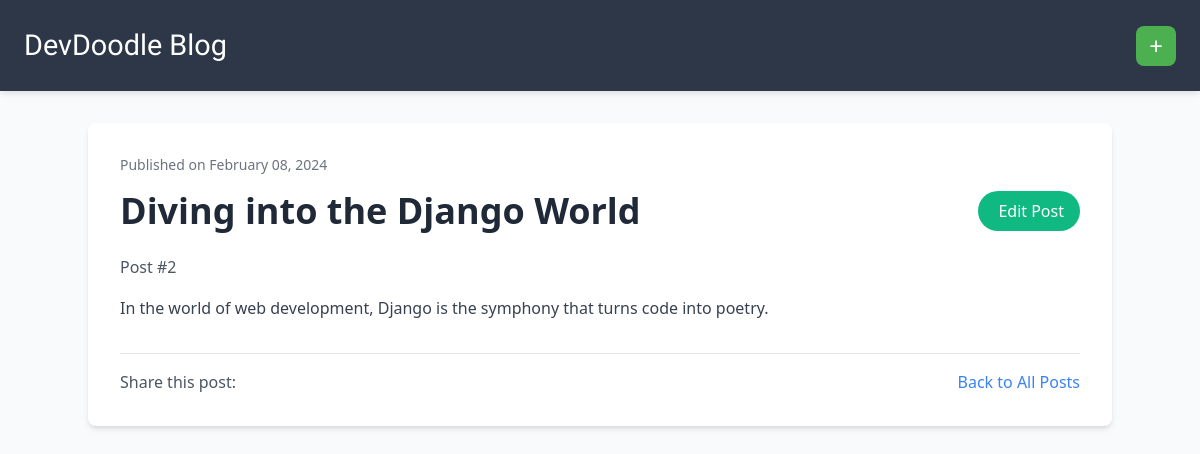
The app's page /post/2/ with its own data.
### blog/models.py (models this page shows, shortened)
class Post(models.Model):
    author = models.ForeignKey(settings.AUTH_USER_MODEL, on_delete=models.CASCADE)
    title = models.CharField(max_length=200)
    text = models.TextField()
    created_date = models.DateTimeField(default=timezone.now)
    published_date = models.DateTimeField(blank=True, null=True)
    author = models.ForeignKey(User, null=True, on_delete=models.SET_NULL)

### blog/views.py (the view)
# urls.py: path('post/<int:pk>/', views.post_detail, name='post_detail'),
def post_detail(request, pk):
    post = get_object_or_404(Post, pk=pk)
    return render(request, 'blog/post_detail.html', {'post': post})

### blog/templates/blog/post_detail.html (shortened to what this page needs)
{% extends 'blog/base.html' %}
{% block content %}
    <div class="post bg-white rounded-lg shadow-md p-8 my-8">
        {% if post.published_date %}
            <div class="publishedDate text-gray-500 text-sm mb-4">
                Published on {{ post.published_date|date:"F d, Y" }}
            </div>
        {% endif %}
        <div class="flex items-center justify-between mb-6">
            <h1 class="title text-4xl font-bold text-gray-800">{{ post.title }}</h1>
            <a href="{% url 'post_edit' pk=post.pk %}" class="edit-button bg-green-500 text-white py-2 px-4 rounded-full hover:bg-green-600 focus:outline-none focus:ring focus:border-green-300">
                 Edit Post
            </a>
        </div>
        <div class="index text-gray-600 mb-4">Post #{{ post.pk }}</div>
        <p class="text text-gray-700 leading-relaxed mb-6">{{ post.text|safe|linebreaksbr }}</p>
        <div class="mt-8 flex items-center justify-between border-t pt-4">
            <div>
                <span class="text-gray-600">Share this post:</span>
            </div>
            <a href="{% url 'post_list' %}" class="text-blue-500 hover:underline">Back to All Posts</a>
        </div>
    </div>
{% endblock %}

### blog/templates/blog/base.html (style rules this page uses)
body { font-family: 'Raleway', sans-serif; background: #f9fafb; margin: 0; padding: 0; transition: background 0.3s ease; }

### records on screen
Post: published_date "February 08, 2024", title "Diving into the Django World", pk "2", text "In the world of web development, Django is the symphony that turns code into poetry."
